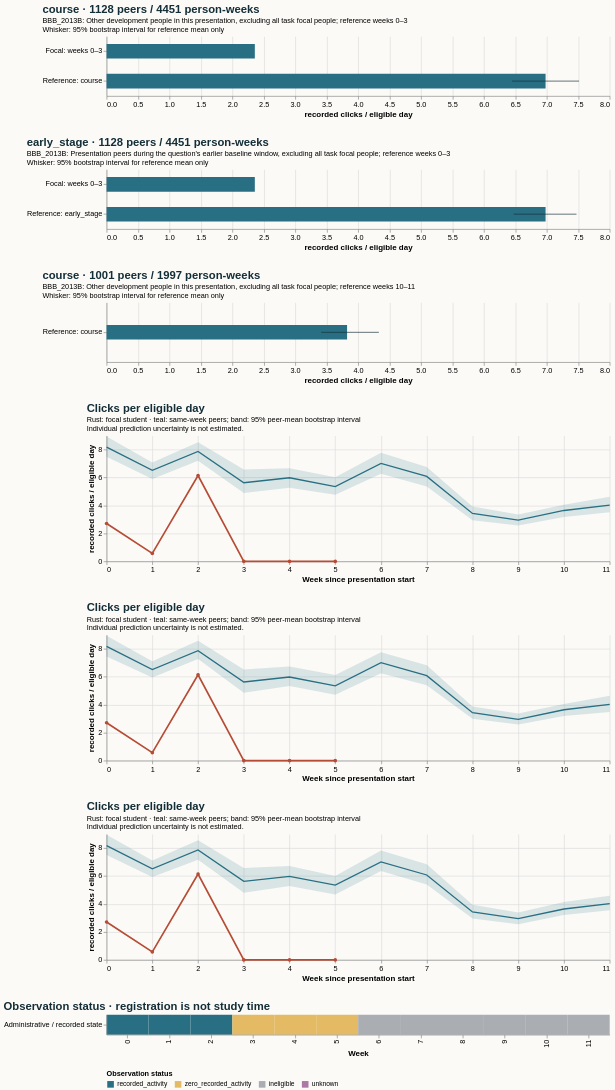

Specify this chart in Vega-Lite:
### Vega-Lite specification from a JSON file in a GitHub repository (floating-point values rounded to 4 significant figures)
{"$schema": "https://vega.github.io/schema/vega-lite/v5.20.1.json", "config": {"axis": {"labelFontSize": 11, "titleFontSize": 12}, "background": "#fbfaf7", "font": "sans-serif", "title": {"anchor": "start", "color": "#142e38", "fontSize": 17, "subtitleFontSize": 11}, "view": {"continuousHeight": 300, "continuousWidth": 300, "stroke": null}}, "datasets": {"data-26f28dbb2c2264a96dff7de63656f67b": [{"hi": null, "lo": null, "series": "Focal: weeks 10–11", "value": null}, {"hi": 4.329, "lo": 3.413, "series": "Reference: course", "value": 3.824}], "data-2b522b1915cf081c4224f9e942f35c6b": [{"eligible_days": 7.0, "end_day": 6, "logging_completeness": "unknown", "observation_status": "recorded_activity", "row": "Administrative / recorded state", "score_status": "withheld_release_time_unknown", "start_day": 0, "value": 2.714, "week": 0}, {"eligible_days": 7.0, "end_day": 13, "logging_completeness": "unknown", "observation_status": "recorded_activity", "row": "Administrative / recorded state", "score_status": "withheld_release_time_unknown", "start_day": 7, "value": 0.5714, "week": 1}, {"eligible_days": 7.0, "end_day": 20, "logging_completeness": "unknown", "observation_status": "recorded_activity", "row": "Administrative / recorded state", "score_status": "withheld_release_time_unknown", "start_day": 14, "value": 6.143, "week": 2}, {"eligible_days": 7.0, "end_day": 27, "logging_completeness": "unknown", "observation_status": "zero_recorded_activity", "row": "Administrative / recorded state", "score_status": "withheld_release_time_unknown", "start_day": 21, "value": 0.0, "week": 3}, {"eligible_days": 7.0, "end_day": 34, "logging_completeness": "unknown", "observation_status": "zero_recorded_activity", "row": "Administrative / recorded state", "score_status": "withheld_release_time_unknown", "start_day": 28, "value": 0.0, "week": 4}, {"eligible_days": 3.0, "end_day": 41, "logging_completeness": "unknown", "observation_status": "zero_recorded_activity", "row": "Administrative / recorded state", "score_status": "withheld_release_time_unknown", "start_day": 35, "value": 0.0, "week": 5}, {"eligible_days": 0.0, "end_day": 48, "logging_completeness": "unknown", "observation_status": "ineligible", "row": "Administrative / recorded state", "score_status": "withheld_release_time_unknown", "start_day": 42, "value": null, "week": 6}, {"eligible_days": 0.0, "end_day": 55, "logging_completeness": "unknown", "observation_status": "ineligible", "row": "Administrative / recorded state", "score_status": "withheld_release_time_unknown", "start_day": 49, "value": null, "week": 7}, {"eligible_days": 0.0, "end_day": 62, "logging_completeness": "unknown", "observation_status": "ineligible", "row": "Administrative / recorded state", "score_status": "withheld_release_time_unknown", "start_day": 56, "value": null, "week": 8}, {"eligible_days": 0.0, "end_day": 69, "logging_completeness": "unknown", "observation_status": "ineligible", "row": "Administrative / recorded state", "score_status": "withheld_release_time_unknown", "start_day": 63, "value": null, "week": 9}, {"eligible_days": 0.0, "end_day": 76, "logging_completeness": "unknown", "observation_status": "ineligible", "row": "Administrative / recorded state", "score_status": "withheld_release_time_unknown", "start_day": 70, "value": null, "week": 10}, {"eligible_days": 0.0, "end_day": 83, "logging_completeness": "unknown", "observation_status": "ineligible", "row": "Administrative / recorded state", "score_status": "withheld_release_time_unknown", "start_day": 77, "value": null, "week": 11}], "data-4fadc8296e8b8443be69a2bcdce5f16e": [{"end_day": 6, "focal_value": 2.714, "peer_ci_high": 8.93, "peer_ci_low": 7.445, "peer_mean": 8.174, "peer_observations": 1127, "peer_people": 1127, "reference": "course", "unit": "recorded clicks / eligible day", "week": 0}, {"end_day": 13, "focal_value": 0.5714, "peer_ci_high": 7.11, "peer_ci_low": 5.948, "peer_mean": 6.521, "peer_observations": 1121, "peer_people": 1121, "reference": "course", "unit": "recorded clicks / eligible day", "week": 1}, {"end_day": 20, "focal_value": 6.143, "peer_ci_high": 8.584, "peer_ci_low": 7.28, "peer_mean": 7.865, "peer_observations": 1105, "peer_people": 1105, "reference": "course", "unit": "recorded clicks / eligible day", "week": 2}, {"end_day": 27, "focal_value": 0.0, "peer_ci_high": 6.516, "peer_ci_low": 4.853, "peer_mean": 5.625, "peer_observations": 1098, "peer_people": 1098, "reference": "course", "unit": "recorded clicks / eligible day", "week": 3}, {"end_day": 34, "focal_value": 0.0, "peer_ci_high": 6.727, "peer_ci_low": 5.34, "peer_mean": 5.982, "peer_observations": 1065, "peer_people": 1065, "reference": "course", "unit": "recorded clicks / eligible day", "week": 4}, {"end_day": 41, "focal_value": 0.0, "peer_ci_high": 6.136, "peer_ci_low": 4.709, "peer_mean": 5.35, "peer_observations": 1058, "peer_people": 1058, "reference": "course", "unit": "recorded clicks / eligible day", "week": 5}, {"end_day": 48, "focal_value": null, "peer_ci_high": 7.751, "peer_ci_low": 6.247, "peer_mean": 7.012, "peer_observations": 1050, "peer_people": 1050, "reference": "course", "unit": "recorded clicks / eligible day", "week": 6}, {"end_day": 55, "focal_value": null, "peer_ci_high": 6.818, "peer_ci_low": 5.399, "peer_mean": 6.076, "peer_observations": 1034, "peer_people": 1034, "reference": "course", "unit": "recorded clicks / eligible day", "week": 7}, {"end_day": 62, "focal_value": null, "peer_ci_high": 3.871, "peer_ci_low": 3.003, "peer_mean": 3.431, "peer_observations": 1024, "peer_people": 1024, "reference": "course", "unit": "recorded clicks / eligible day", "week": 8}, {"end_day": 69, "focal_value": null, "peer_ci_high": 3.368, "peer_ci_low": 2.582, "peer_mean": 2.953, "peer_observations": 1007, "peer_people": 1007, "reference": "course", "unit": "recorded clicks / eligible day", "week": 9}, {"end_day": 76, "focal_value": null, "peer_ci_high": 4.058, "peer_ci_low": 3.193, "peer_mean": 3.642, "peer_observations": 1001, "peer_people": 1001, "reference": "course", "unit": "recorded clicks / eligible day", "week": 10}, {"end_day": 83, "focal_value": null, "peer_ci_high": 4.643, "peer_ci_low": 3.483, "peer_mean": 4.025, "peer_observations": 996, "peer_people": 996, "reference": "course", "unit": "recorded clicks / eligible day", "week": 11}], "data-a2ba85573e1a0da7079e60d85f85553a": [{"end_day": 6, "focal_value": 2.714, "peer_ci_high": 8.955, "peer_ci_low": 7.508, "peer_mean": 8.174, "peer_observations": 1127, "peer_people": 1127, "reference": "early_stage", "unit": "recorded clicks / eligible day", "week": 0}, {"end_day": 13, "focal_value": 0.5714, "peer_ci_high": 7.118, "peer_ci_low": 5.935, "peer_mean": 6.521, "peer_observations": 1121, "peer_people": 1121, "reference": "early_stage", "unit": "recorded clicks / eligible day", "week": 1}, {"end_day": 20, "focal_value": 6.143, "peer_ci_high": 8.56, "peer_ci_low": 7.159, "peer_mean": 7.865, "peer_observations": 1105, "peer_people": 1105, "reference": "early_stage", "unit": "recorded clicks / eligible day", "week": 2}, {"end_day": 27, "focal_value": 0.0, "peer_ci_high": 6.57, "peer_ci_low": 4.813, "peer_mean": 5.625, "peer_observations": 1098, "peer_people": 1098, "reference": "early_stage", "unit": "recorded clicks / eligible day", "week": 3}, {"end_day": 34, "focal_value": 0.0, "peer_ci_high": 6.725, "peer_ci_low": 5.291, "peer_mean": 5.982, "peer_observations": 1065, "peer_people": 1065, "reference": "early_stage", "unit": "recorded clicks / eligible day", "week": 4}, {"end_day": 41, "focal_value": 0.0, "peer_ci_high": 5.995, "peer_ci_low": 4.682, "peer_mean": 5.35, "peer_observations": 1058, "peer_people": 1058, "reference": "early_stage", "unit": "recorded clicks / eligible day", "week": 5}, {"end_day": 48, "focal_value": null, "peer_ci_high": 7.831, "peer_ci_low": 6.354, "peer_mean": 7.012, "peer_observations": 1050, "peer_people": 1050, "reference": "early_stage", "unit": "recorded clicks / eligible day", "week": 6}, {"end_day": 55, "focal_value": null, "peer_ci_high": 6.85, "peer_ci_low": 5.391, "peer_mean": 6.076, "peer_observations": 1034, "peer_people": 1034, "reference": "early_stage", "unit": "recorded clicks / eligible day", "week": 7}, {"end_day": 62, "focal_value": null, "peer_ci_high": 3.954, "peer_ci_low": 2.957, "peer_mean": 3.431, "peer_observations": 1024, "peer_people": 1024, "reference": "early_stage", "unit": "recorded clicks / eligible day", "week": 8}, {"end_day": 69, "focal_value": null, "peer_ci_high": 3.383, "peer_ci_low": 2.556, "peer_mean": 2.953, "peer_observations": 1007, "peer_people": 1007, "reference": "early_stage", "unit": "recorded clicks / eligible day", "week": 9}, {"end_day": 76, "focal_value": null, "peer_ci_high": 4.138, "peer_ci_low": 3.216, "peer_mean": 3.642, "peer_observations": 1001, "peer_people": 1001, "reference": "early_stage", "unit": "recorded clicks / eligible day", "week": 10}, {"end_day": 83, "focal_value": null, "peer_ci_high": 4.584, "peer_ci_low": 3.546, "peer_mean": 4.025, "peer_observations": 996, "peer_people": 996, "reference": "early_stage", "unit": "recorded clicks / eligible day", "week": 11}], "data-d02f4c60ee19c422d9529f4fce6e6d70": [{"hi": null, "lo": null, "series": "Focal: weeks 0–3", "value": 2.357}, {"hi": 7.513, "lo": 6.449, "series": "Reference: course", "value": 6.98}], "data-f2763f5ae9475f5420b2e54ddad18ed7": [{"end_day": 6, "focal_value": 2.714, "peer_ci_high": 8.936, "peer_ci_low": 7.488, "peer_mean": 8.174, "peer_observations": 1127, "peer_people": 1127, "reference": "course", "unit": "recorded clicks / eligible day", "week": 0}, {"end_day": 13, "focal_value": 0.5714, "peer_ci_high": 7.084, "peer_ci_low": 5.896, "peer_mean": 6.521, "peer_observations": 1121, "peer_people": 1121, "reference": "course", "unit": "recorded clicks / eligible day", "week": 1}, {"end_day": 20, "focal_value": 6.143, "peer_ci_high": 8.526, "peer_ci_low": 7.206, "peer_mean": 7.865, "peer_observations": 1105, "peer_people": 1105, "reference": "course", "unit": "recorded clicks / eligible day", "week": 2}, {"end_day": 27, "focal_value": 0.0, "peer_ci_high": 6.567, "peer_ci_low": 4.885, "peer_mean": 5.625, "peer_observations": 1098, "peer_people": 1098, "reference": "course", "unit": "recorded clicks / eligible day", "week": 3}, {"end_day": 34, "focal_value": 0.0, "peer_ci_high": 6.668, "peer_ci_low": 5.265, "peer_mean": 5.982, "peer_observations": 1065, "peer_people": 1065, "reference": "course", "unit": "recorded clicks / eligible day", "week": 4}, {"end_day": 41, "focal_value": 0.0, "peer_ci_high": 6.028, "peer_ci_low": 4.775, "peer_mean": 5.35, "peer_observations": 1058, "peer_people": 1058, "reference": "course", "unit": "recorded clicks / eligible day", "week": 5}, {"end_day": 48, "focal_value": null, "peer_ci_high": 7.781, "peer_ci_low": 6.279, "peer_mean": 7.012, "peer_observations": 1050, "peer_people": 1050, "reference": "course", "unit": "recorded clicks / eligible day", "week": 6}, {"end_day": 55, "focal_value": null, "peer_ci_high": 6.762, "peer_ci_low": 5.358, "peer_mean": 6.076, "peer_observations": 1034, "peer_people": 1034, "reference": "course", "unit": "recorded clicks / eligible day", "week": 7}, {"end_day": 62, "focal_value": null, "peer_ci_high": 3.927, "peer_ci_low": 2.937, "peer_mean": 3.431, "peer_observations": 1024, "peer_people": 1024, "reference": "course", "unit": "recorded clicks / eligible day", "week": 8}, {"end_day": 69, "focal_value": null, "peer_ci_high": 3.363, "peer_ci_low": 2.576, "peer_mean": 2.953, "peer_observations": 1007, "peer_people": 1007, "reference": "course", "unit": "recorded clicks / eligible day", "week": 9}, {"end_day": 76, "focal_value": null, "peer_ci_high": 4.05, "peer_ci_low": 3.176, "peer_mean": 3.642, "peer_observations": 1001, "peer_people": 1001, "reference": "course", "unit": "recorded clicks / eligible day", "week": 10}, {"end_day": 83, "focal_value": null, "peer_ci_high": 4.628, "peer_ci_low": 3.522, "peer_mean": 4.025, "peer_observations": 996, "peer_people": 996, "reference": "course", "unit": "recorded clicks / eligible day", "week": 11}], "data-f42df00122dda913ad0de3ac18f08f04": [{"hi": null, "lo": null, "series": "Focal: weeks 0–3", "value": 2.357}, {"hi": 7.472, "lo": 6.475, "series": "Reference: early_stage", "value": 6.98}]}, "resolve": {"scale": {"color": "independent"}}, "spacing": 28, "vconcat": [{"data": {"name": "data-d02f4c60ee19c422d9529f4fce6e6d70"}, "height": 90, "layer": [{"encoding": {"x": {"field": "value", "scale": {"domain": [0, 7.888], "zero": true}, "title": "recorded clicks / eligible day", "type": "quantitative"}, "y": {"field": "series", "sort": null, "title": null, "type": "nominal"}}, "mark": {"color": "#286f83", "size": 22, "type": "bar"}}, {"encoding": {"x": {"field": "lo", "type": "quantitative"}, "x2": {"field": "hi"}, "y": {"field": "series", "sort": null, "title": null, "type": "nominal"}}, "mark": {"color": "#142e38", "type": "rule"}}], "title": {"subtitle": ["BBB_2013B: Other development people in this presentation, excluding all task focal people; reference weeks 0–3", "Whisker: 95% bootstrap interval for reference mean only"], "text": "course · 1128 peers / 4451 person-weeks"}, "width": 760}, {"data": {"name": "data-f42df00122dda913ad0de3ac18f08f04"}, "height": 90, "layer": [{"encoding": {"x": {"field": "value", "scale": {"domain": [0, 7.888], "zero": true}, "title": "recorded clicks / eligible day", "type": "quantitative"}, "y": {"field": "series", "sort": null, "title": null, "type": "nominal"}}, "mark": {"color": "#286f83", "size": 22, "type": "bar"}}, {"encoding": {"x": {"field": "lo", "type": "quantitative"}, "x2": {"field": "hi"}, "y": {"field": "series", "sort": null, "title": null, "type": "nominal"}}, "mark": {"color": "#142e38", "type": "rule"}}], "title": {"subtitle": ["BBB_2013B: Presentation peers during the question's earlier baseline window, excluding all task focal people; reference weeks 0–3", "Whisker: 95% bootstrap interval for reference mean only"], "text": "early_stage · 1128 peers / 4451 person-weeks"}, "width": 760}, {"data": {"name": "data-26f28dbb2c2264a96dff7de63656f67b"}, "height": 90, "layer": [{"encoding": {"x": {"field": "value", "scale": {"domain": [0, 7.888], "zero": true}, "title": "recorded clicks / eligible day", "type": "quantitative"}, "y": {"field": "series", "sort": null, "title": null, "type": "nominal"}}, "mark": {"color": "#286f83", "size": 22, "type": "bar"}}, {"encoding": {"x": {"field": "lo", "type": "quantitative"}, "x2": {"field": "hi"}, "y": {"field": "series", "sort": null, "title": null, "type": "nominal"}}, "mark": {"color": "#142e38", "type": "rule"}}], "title": {"subtitle": ["BBB_2013B: Other development people in this presentation, excluding all task focal people; reference weeks 10–11", "Whisker: 95% bootstrap interval for reference mean only"], "text": "course · 1001 peers / 1997 person-weeks"}, "width": 760}, {"data": {"name": "data-f2763f5ae9475f5420b2e54ddad18ed7"}, "height": 190, "layer": [{"encoding": {"x": {"axis": {"tickMinStep": 1}, "field": "week", "title": "Week since presentation start", "type": "quantitative"}, "y": {"field": "peer_ci_low", "scale": {"zero": true}, "title": "recorded clicks / eligible day", "type": "quantitative"}, "y2": {"field": "peer_ci_high"}}, "mark": {"color": "#286f83", "opacity": 0.16, "type": "area"}}, {"encoding": {"tooltip": [{"field": "week", "type": "quantitative"}, {"field": "peer_mean", "type": "quantitative"}, {"field": "peer_people", "type": "quantitative"}, {"field": "peer_observations", "type": "quantitative"}], "x": {"field": "week", "type": "quantitative"}, "y": {"field": "peer_mean", "type": "quantitative"}}, "mark": {"color": "#286f83", "strokeWidth": 2, "type": "line"}}, {"encoding": {"tooltip": [{"field": "week", "type": "quantitative"}, {"field": "focal_value", "type": "quantitative"}], "x": {"field": "week", "type": "quantitative"}, "y": {"field": "focal_value", "type": "quantitative"}}, "mark": {"color": "#b64c35", "point": {"color": "#b64c35"}, "strokeWidth": 2.5, "type": "line"}}], "title": {"subtitle": ["Rust: focal student · teal: same-week peers; band: 95% peer-mean bootstrap interval", "Individual prediction uncertainty is not estimated."], "text": "Clicks per eligible day"}, "width": 760}, {"data": {"name": "data-4fadc8296e8b8443be69a2bcdce5f16e"}, "height": 190, "layer": [{"encoding": {"x": {"axis": {"tickMinStep": 1}, "field": "week", "title": "Week since presentation start", "type": "quantitative"}, "y": {"field": "peer_ci_low", "scale": {"zero": true}, "title": "recorded clicks / eligible day", "type": "quantitative"}, "y2": {"field": "peer_ci_high"}}, "mark": {"color": "#286f83", "opacity": 0.16, "type": "area"}}, {"encoding": {"tooltip": [{"field": "week", "type": "quantitative"}, {"field": "peer_mean", "type": "quantitative"}, {"field": "peer_people", "type": "quantitative"}, {"field": "peer_observations", "type": "quantitative"}], "x": {"field": "week", "type": "quantitative"}, "y": {"field": "peer_mean", "type": "quantitative"}}, "mark": {"color": "#286f83", "strokeWidth": 2, "type": "line"}}, {"encoding": {"tooltip": [{"field": "week", "type": "quantitative"}, {"field": "focal_value", "type": "quantitative"}], "x": {"field": "week", "type": "quantitative"}, "y": {"field": "focal_value", "type": "quantitative"}}, "mark": {"color": "#b64c35", "point": {"color": "#b64c35"}, "strokeWidth": 2.5, "type": "line"}}], "title": {"subtitle": ["Rust: focal student · teal: same-week peers; band: 95% peer-mean bootstrap interval", "Individual prediction uncertainty is not estimated."], "text": "Clicks per eligible day"}, "width": 760}, {"data": {"name": "data-a2ba85573e1a0da7079e60d85f85553a"}, "height": 190, "layer": [{"encoding": {"x": {"axis": {"tickMinStep": 1}, "field": "week", "title": "Week since presentation start", "type": "quantitative"}, "y": {"field": "peer_ci_low", "scale": {"zero": true}, "title": "recorded clicks / eligible day", "type": "quantitative"}, "y2": {"field": "peer_ci_high"}}, "mark": {"color": "#286f83", "opacity": 0.16, "type": "area"}}, {"encoding": {"tooltip": [{"field": "week", "type": "quantitative"}, {"field": "peer_mean", "type": "quantitative"}, {"field": "peer_people", "type": "quantitative"}, {"field": "peer_observations", "type": "quantitative"}], "x": {"field": "week", "type": "quantitative"}, "y": {"field": "peer_mean", "type": "quantitative"}}, "mark": {"color": "#286f83", "strokeWidth": 2, "type": "line"}}, {"encoding": {"tooltip": [{"field": "week", "type": "quantitative"}, {"field": "focal_value", "type": "quantitative"}], "x": {"field": "week", "type": "quantitative"}, "y": {"field": "focal_value", "type": "quantitative"}}, "mark": {"color": "#b64c35", "point": {"color": "#b64c35"}, "strokeWidth": 2.5, "type": "line"}}], "title": {"subtitle": ["Rust: focal student · teal: same-week peers; band: 95% peer-mean bootstrap interval", "Individual prediction uncertainty is not estimated."], "text": "Clicks per eligible day"}, "width": 760}, {"data": {"name": "data-2b522b1915cf081c4224f9e942f35c6b"}, "encoding": {"color": {"field": "observation_status", "legend": {"labelLimit": 260, "orient": "bottom"}, "scale": {"domain": ["recorded_activity", "zero_recorded_activity", "ineligible", "unknown"], "range": ["#286f83", "#e4bb64", "#aaaeb3", "#ac78a5"]}, "title": "Observation status", "type": "nominal"}, "tooltip": [{"field": "week", "type": "quantitative"}, {"field": "eligible_days", "type": "quantitative"}, {"field": "observation_status", "type": "nominal"}, {"field": "logging_completeness", "type": "nominal"}], "x": {"field": "week", "title": "Week", "type": "ordinal"}, "y": {"field": "row", "title": null, "type": "nominal"}}, "height": 30, "mark": {"type": "rect"}, "title": "Observation status · registration is not study time", "width": 760}]}
